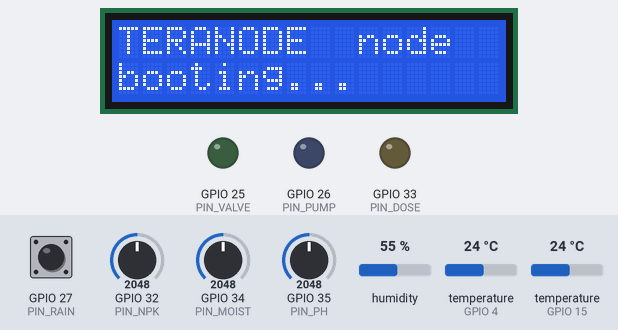
Bench run of a sketch on a simulated ESP32. On the bench: 16×2 character LCD, output pins drawn as LEDs (lit = HIGH). The test bench sets the inputs (shaded band); at power-on: GPIO 34 (PIN_MOIST) = 2048, GPIO 35 (PIN_PH) = 2048, GPIO 32 (PIN_NPK) = 2048, GPIO 27 (PIN_RAIN) HIGH, humidity 55 %, temperature (sensors on GPIO 4, GPIO 15) 24 °C (analog values on the 0–4095 scale). What the sketch prints to the serial monitor is not drawn.

Above: at 1.5 s.
1.6 s: GPIO 34 (PIN_MOIST) set to 1228
At 3.3 s:
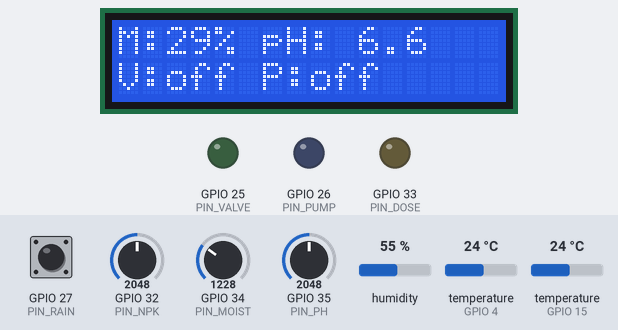
5.4 s: GPIO 35 (PIN_PH) set to 2866
At 8.6 s:
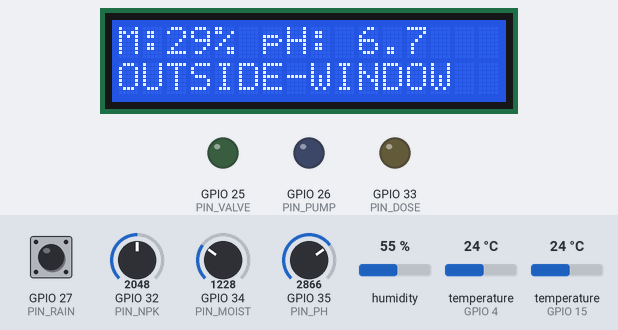
9.2 s: GPIO 34 (PIN_MOIST) set to 415
At 11.8 s:
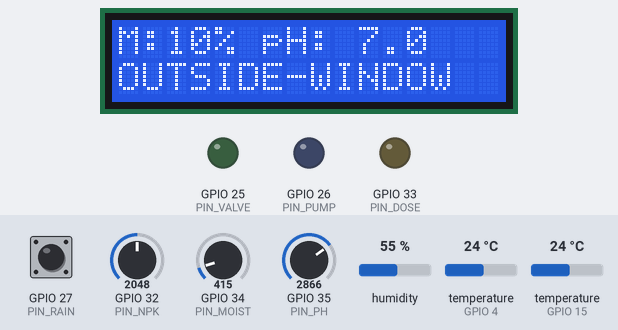
13.0 s: GPIO 34 (PIN_MOIST) set to 371
At 16.6 s:
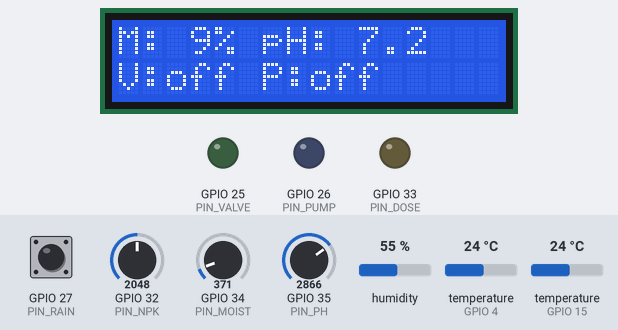
16.8 s: GPIO 32 (PIN_NPK) set to 1980
20.6 s: GPIO 35 (PIN_PH) set to 1960
At 46.9 s:
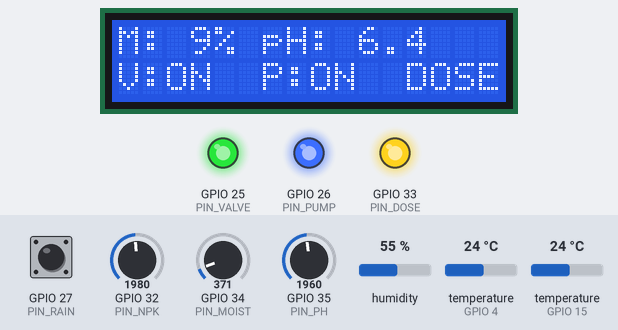
Timing chart, 0 to 48.4 s (numbered marks = the images above; inputs shaded):
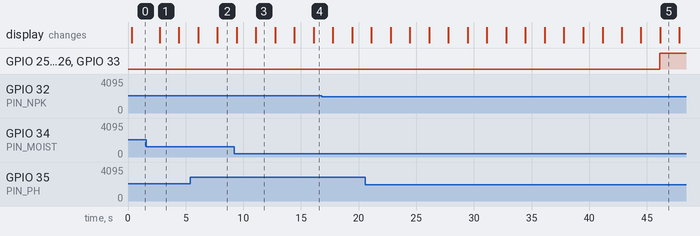

Measured:
- the behaviour switches between 390 and 389 on GPIO 34 (PIN_MOIST) (found by bisection; images 3 and 4)
- what the display in image 1 shows lasts 1.7 s, from 2.7 s to 4.4 s

The sketch:

sketch.ino
```cpp
/**
 * @file sketch.ino
 * @brief TERANODE base ESP32 edge template (Wokwi-runnable).
 *
 * The minimal sensor + WiFi/MQTT template the connected gateway
 * (teranode_gateway.ino) builds on. Runs on Wokwi with the bundled
 * diagram.json. See docs: components/firmware.
 */
/* =====================================================================
   TERANODE — IoT edge simulation (ESP32 gateway/zone node)
   Runs on Wokwi: https://wokwi.com  (paste diagram.json + this sketch)

   What this simulates (maps to 02-IoT-Hardware-and-Firmware.md):
     • ESP32 = the gateway "brain" (primary; Raspberry Pi is optional in the design)
     • Sensors:  capacitive soil moisture, pH (BNC+amp via ADS1115), NPK (RS485),
                 DHT22 (air temp/humidity), DS18B20 (soil temp), tipping-bucket rain
     • Actuators: zone solenoid VALVE, main PUMP, fertigation DOSING (shown as LEDs)
     • Control logic (§6): per-zone moisture hysteresis + rain-skip + schedule window
                           + central fertigation dosing + safety max-run timeout
     • Telemetry: a JSON line is printed to Serial every 2 s in the exact shape that
                  would be published to MQTT  teranode/{org}/{farm}/{gw}/telemetry/zone/1
     • Local HMI: 16x2 I2C LCD = the on-site display (like the reference build)

   Wokwi controls while it runs:
     • Drag the 3 potentiometers to set Soil Moisture / pH / NPK
     • Click the DHT22 / DS18B20 to change air & soil temperature/humidity
     • Press the RAIN TIP button to add rainfall (each press = one bucket tip = 0.2 mm)
   Watch the LEDs and Serial Monitor to see the valve/pump/dosing decisions.
   ===================================================================== */

// ---- Toggle any sensor off (set 0) if its library won't compile; it then uses a sim value
#define USE_DHT       1
#define USE_DS18B20   1
#define USE_LCD       1

#if USE_DHT
  #include <DHTesp.h>
  DHTesp dht;
#endif
#if USE_DS18B20
  #include <OneWire.h>
  #include <DallasTemperature.h>
  OneWire oneWire(4);
  DallasTemperature ds(&oneWire);
#endif
#if USE_LCD
  #include <Wire.h>
  #include <LiquidCrystal_I2C.h>
  LiquidCrystal_I2C lcd(0x27, 16, 2);
#endif

// ---------------- Pins ----------------
const int PIN_MOIST = 34;   // capacitive soil moisture  (ADC)
const int PIN_PH    = 35;   // pH amplifier output       (ADC, via ADS1115 in real HW)
const int PIN_NPK   = 32;   // NPK "N" proxy             (ADC; real HW = RS485/Modbus)
const int PIN_DHT   = 15;   // DHT22 data
const int PIN_RAIN  = 27;   // tipping-bucket reed switch (INPUT_PULLUP, pressed = LOW)
const int PIN_VALVE = 25;   // zone solenoid valve
const int PIN_PUMP  = 26;   // main pump
const int PIN_DOSE  = 33;   // fertigation dosing pump

// ---------------- Zone rules (pushed from cloud in the real system) ----------------
struct Rule { float low, high, rainSkipMM, ecTarget, phTarget; };
Rule rule = { 45.0, 70.0, 4.0, 1.8, 6.2 };
const int   WIN_START = 5;     // allowed irrigation window (hour)
const int   WIN_END   = 19;
const float MAX_RUN_MIN = 90;  // safety: max continuous valve-open minutes

// ---------------- Simulated clock ----------------
const unsigned long SIM_MS_PER_MIN = 150;   // 1 sim-minute every 150 ms (~3.6 min per sim-day)

// ---------------- State ----------------
bool  valveOpen = false, pumpOn = false, dosingOn = false;
float openMin = 0;                 // minutes valve has been continuously open
float rain1h = 0;                  // rolling rainfall estimate (mm in ~last hour)
float ec = 1.2, phShown = 6.6;     // EC/pH that dosing nudges toward targets
int   tipCount = 0;
bool  lastRainBtn = HIGH;
unsigned long lastLoop = 0, lastTelem = 0, lastLcd = 0;
String reason = "OK";
// alert edge-detect
bool aRainSkip = false, aMaxRun = false, aLowCrit = false, lcdToggle = false;

float clampf(float v, float lo, float hi){ return v < lo ? lo : (v > hi ? hi : v); }

void setup() {
  Serial.begin(115200);
  delay(200);
  pinMode(PIN_RAIN, INPUT_PULLUP);
  pinMode(PIN_VALVE, OUTPUT);
  pinMode(PIN_PUMP, OUTPUT);
  pinMode(PIN_DOSE, OUTPUT);
  analogReadResolution(12);                 // 0..4095 on ESP32
#if USE_DHT
  dht.setup(PIN_DHT, DHTesp::DHT22);
#endif
#if USE_DS18B20
  ds.begin();
#endif
#if USE_LCD
  Wire.begin(21, 22);
  lcd.init(); lcd.backlight();
  lcd.setCursor(0, 0); lcd.print("TERANODE  node");
  lcd.setCursor(0, 1); lcd.print("booting...");
#endif
  Serial.println(F("\n=== TERANODE edge node online (ESP32) ==="));
  Serial.println(F("Drag pots = moisture/pH/NPK | Press RAIN button = rainfall\n"));
  lastLoop = millis();
}

void pushAlert(const char* sev, const String& msg){
  Serial.print("[ALERT]["); Serial.print(sev); Serial.print("] "); Serial.println(msg);
}

void loop() {
  unsigned long now = millis();
  float dtSimMin = (now - lastLoop) / (float)SIM_MS_PER_MIN;
  lastLoop = now;

  // ---- simulated time of day ----
  unsigned long simMin = (now / SIM_MS_PER_MIN) % 1440UL;
  int hh = simMin / 60, mm = simMin % 60;
  char tbuf[6]; sprintf(tbuf, "%02d:%02d", hh, mm);

  // ---- read sensors ----
  int rawM = analogRead(PIN_MOIST);
  int rawP = analogRead(PIN_PH);
  int rawN = analogRead(PIN_NPK);
  float moisture = rawM * 100.0 / 4095.0;          // % (turn pot right = wetter)
  float phRaw    = 4.0 + (rawP / 4095.0) * 5.0;     // pH 4.0 .. 9.0
  float n        = rawN * 200.0 / 4095.0;           // mg/kg N
  float p        = n * 0.45, k = n * 1.30;          // rough P,K from N

  float airTemp = 26, humidity = 55, soilTemp = 21;
#if USE_DHT
  TempAndHumidity th = dht.getTempAndHumidity();
  if (!isnan(th.temperature)) airTemp = th.temperature;
  if (!isnan(th.humidity))    humidity = th.humidity;
#endif
#if USE_DS18B20
  ds.requestTemperatures();
  float st = ds.getTempCByIndex(0);
  if (st > -100) soilTemp = st;
#endif

  // ---- rain: each button press = one tipping-bucket tip (0.2 mm) ----
  bool rb = digitalRead(PIN_RAIN);
  if (lastRainBtn == HIGH && rb == LOW) { tipCount++; rain1h += 0.2 * 5; } // +1mm/press for visibility
  lastRainBtn = rb;
  rain1h = clampf(rain1h - 0.04 * dtSimMin, 0, 100);   // rolling decay

  // ---- fertigation chemistry (only nudges while dosing) ----
  if (dosingOn) {
    ec      += (rule.ecTarget - ec) * 0.04 * dtSimMin;
    phShown += (rule.phTarget - phShown) * 0.04 * dtSimMin;
  } else {
    phShown += (phRaw - phShown) * 0.1;                // track probe when not dosing
    ec      += (0.4 + n / 200.0 * 1.4 - ec) * 0.02;    // EC ~ nutrient load
  }

  // ---- CONTROL LOGIC (02 §6: hysteresis + rain-skip + window + safety) ----
  bool want;
  if (rain1h >= rule.rainSkipMM)            { want = false; reason = "RAIN-SKIP"; }
  else if (!(hh >= WIN_START && hh < WIN_END)) { want = false; reason = "OUTSIDE-WINDOW"; }
  else if (moisture < rule.low)             { want = true;  reason = "IRRIGATING (low moisture)"; }
  else if (moisture > rule.high)            { want = false; reason = "TARGET REACHED"; }
  else                                      { want = valveOpen; reason = valveOpen ? "IRRIGATING (band)" : "OK (in band)"; }

  // safety max-run
  if (want && openMin >= MAX_RUN_MIN)       { want = false; reason = "MAX-RUN STOP";
    if (!aMaxRun) { pushAlert("WARN", "Zone 1 valve hit max-run timeout -> closed (check sensor/flow)"); aMaxRun = true; }
  } else if (!want) aMaxRun = false;

  // ---- drive actuators ----
  valveOpen = want;
  pumpOn    = valveOpen;                 // pump runs whenever any zone valve is open
  dosingOn  = pumpOn;                    // central fertigation: dose only while pumping
  digitalWrite(PIN_VALVE, valveOpen);
  digitalWrite(PIN_PUMP,  pumpOn);
  digitalWrite(PIN_DOSE,  dosingOn);
  openMin = valveOpen ? openMin + dtSimMin : 0;

  // ---- edge-triggered alerts ----
  if (reason == "RAIN-SKIP" && !aRainSkip) { pushAlert("INFO", "Rain detected (" + String(rain1h,1) + " mm) -> irrigation skipped"); aRainSkip = true; }
  if (reason != "RAIN-SKIP") aRainSkip = false;
  if (moisture < rule.low - 8 && !aLowCrit) { pushAlert("WARN", "Zone 1 soil moisture critically low: " + String(moisture,0) + "%"); aLowCrit = true; }
  if (moisture > rule.low) aLowCrit = false;

  // ---- telemetry (MQTT payload shape) every 2 s ----
  if (now - lastTelem > 2000) {
    lastTelem = now;
    Serial.print("teranode/acme/farm1/gw1/telemetry/zone/1  ");
    Serial.print("{\"t\":\""); Serial.print(tbuf);
    Serial.print("\",\"moisture\":"); Serial.print(moisture, 0);
    Serial.print(",\"ph\":");        Serial.print(phShown, 2);
    Serial.print(",\"ec\":");        Serial.print(ec, 2);
    Serial.print(",\"n\":");         Serial.print(n, 0);
    Serial.print(",\"p\":");         Serial.print(p, 0);
    Serial.print(",\"k\":");         Serial.print(k, 0);
    Serial.print(",\"airTemp\":");   Serial.print(airTemp, 1);
    Serial.print(",\"humidity\":");  Serial.print(humidity, 0);
    Serial.print(",\"soilTemp\":");  Serial.print(soilTemp, 1);
    Serial.print(",\"rain_mm_1h\":");Serial.print(rain1h, 1);
    Serial.print(",\"valve\":");     Serial.print(valveOpen ? "true" : "false");
    Serial.print(",\"pump\":");      Serial.print(pumpOn ? "true" : "false");
    Serial.print(",\"dosing\":");    Serial.print(dosingOn ? "true" : "false");
    Serial.print(",\"mode\":\"auto\"}");
    Serial.print("   | "); Serial.println(reason);
  }

  // ---- local HMI (LCD) ----
#if USE_LCD
  if (now - lastLcd > 1500) {
    lastLcd = now; lcdToggle = !lcdToggle;
    char l0[17], l1[17];
    snprintf(l0, 17, "M:%2d%% pH:%4.1f  ", (int)moisture, phShown);
    if (lcdToggle)
      snprintf(l1, 17, "V:%s P:%s %s", valveOpen?"ON ":"off", pumpOn?"ON ":"off", dosingOn?"DOSE":"    ");
    else
      snprintf(l1, 17, "%-16s", reason.c_str());
    lcd.setCursor(0,0); lcd.print(l0);
    lcd.setCursor(0,1); lcd.print(l1);
  }
#endif

  delay(40);
}
```
